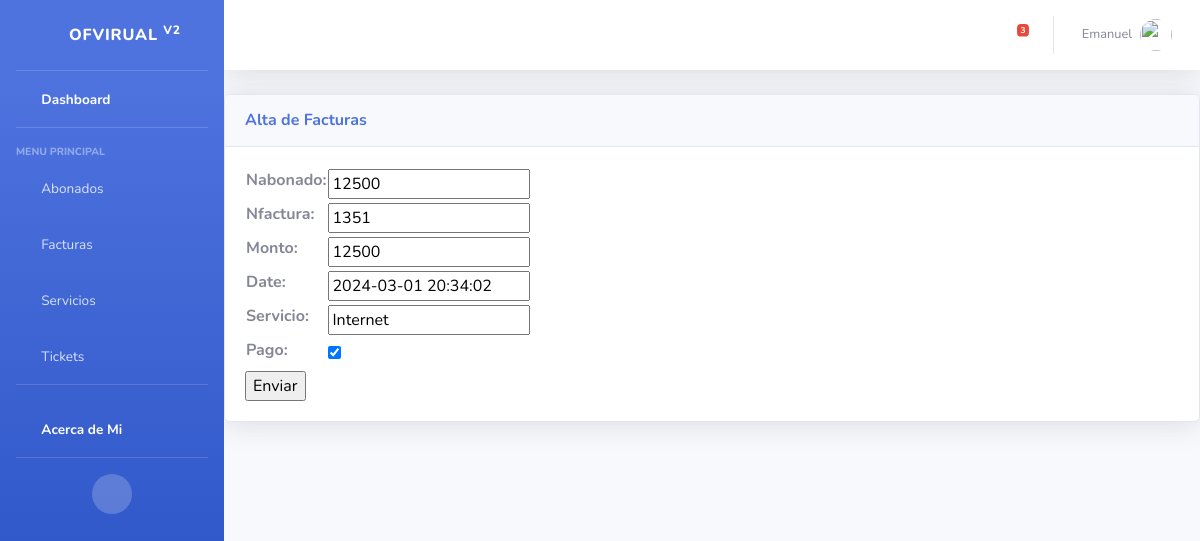
Page /aplicacion/updateFacturas/1/ (signed in) on the committed database.
### aplicacion/models.py (models this page shows, shortened)
class Facturas(models.Model):
    nAbonado = models.IntegerField()
    nFactura = models.IntegerField()
    monto = models.IntegerField()
    date = models.DateTimeField()
    servicio = models.CharField(max_length=50)
    pago = models.BooleanField()

### aplicacion/views.py (the view)
# urls.py: path('updateFacturas/<idFacturas>/', updateFacturas, name="updateFacturas"),
@login_required
def updateFacturas(request, idFacturas):
    facturas = Facturas.objects.get(id=idFacturas)
    if request.method == "POST":
        miForm = AltaFacturas(request.POST)
        if miForm.is_valid():
            facturas.nAbonado = miForm.cleaned_data.get('nAbonado')
            facturas.nFactura = miForm.cleaned_data.get('nFactura')
            facturas.monto = miForm.cleaned_data.get('monto')
            facturas.date = miForm.cleaned_data.get('date')
            facturas.servicio = miForm.cleaned_data.get('servicio')
            facturas.pago = miForm.cleaned_data.get('pago')
            facturas.save()
            return redirect(reverse_lazy('facturas'))
    else:
        miForm = AltaFacturas(initial={
            'nAbonado': facturas.nAbonado,
            'nFactura': facturas.nFactura,
            'monto': facturas.monto,
            'date': facturas.date,
            'servicio': facturas.servicio,
            'pago': facturas.monto,
        })
    return render(request, "aplicacion/altaFacturas.html", {'form': miForm})

### aplicacion/forms.py
class AltaFacturas(forms.Form):
    nAbonado = forms.IntegerField()
    nFactura = forms.IntegerField()
    monto = forms.IntegerField()
    date = forms.DateTimeField()
    servicio = forms.CharField(max_length=50)
    pago = forms.BooleanField(required=False)

### aplicacion/templates/aplicacion/altaFacturas.html (shortened to what this page needs)
{% extends 'aplicacion/home.html' %}
{% block contenido %}
<div class="services-table-container">
    <div class="card shadow mb-4">
        <div class="card-header py-3">
            <h6 class="m-0 font-weight-bold text-primary">Alta de Facturas</h6>
        </div>
        <div class="card-body">
<div class="search-form-container">
    <form action="" method="post">
        <table>
            {{ form.as_table }}
        </table>
        <input type="submit" value="Enviar">
    </form>
</div>
</div>
{% endblock contenido %}

### aplicacion/templates/aplicacion/home.html (shortened to what this page needs)
<!DOCTYPE html>
<html lang="es">
<head>
    {% load static %}
    <link href="{% static 'vendor/fontawesome-free/css/all.min.css' %}" rel="stylesheet" type="text/css">
    <link href="{% static 'css/sb-admin-2.min.css' %}" rel="stylesheet">
</head>
<body id="page-top">
    <div id="wrapper">
        <ul class="navbar-nav bg-gradient-primary sidebar sidebar-dark accordion" id="accordionSidebar">
            <a class="sidebar-brand d-flex align-items-center justify-content-center">
                <div class="sidebar-brand-icon rotate-n-15">
                    <i class="fas fa-laugh-wink"></i>
                </div>
                <div class="sidebar-brand-text mx-3">OfVirual <sup>v2</sup></div>
            </a>
            {% if user.is_authenticated %}
            <hr class="sidebar-divider my-0">
            <li class="nav-item active">
                <a class="nav-link" href="{% url 'home' %}">
                    <i class="fas fa-fw fa-tachometer-alt"></i>
                    <span>Dashboard</span></a>
            </li>
            <hr class="sidebar-divider">
            <div class="sidebar-heading">
                Menu Principal
            </div>
            <li class="nav-item">
                <a class="nav-link collapsed" href="#" data-toggle="collapse" data-target="#collapsePages"
                    aria-expanded="true" aria-controls="collapsePages">
                    <i class="fas fa-fw fa-users"></i>
                    <span>Abonados</span>
                </a>
            </li>
            <li class="nav-item">
                <a class="nav-link collapsed" href="#" data-toggle="collapse" data-target="#collapseTwo"
                    aria-expanded="true" aria-controls="collapseTwo">
                    <i class="fas fa-fw fa-bars"></i>
                    <span>Facturas</span>
                </a>
            </li>
            <li class="nav-item">
                <a class="nav-link collapsed" href="#" data-toggle="collapse" data-target="#collapseUtilities"
                    aria-expanded="true" aria-controls="collapseUtilities">
                    <i class="fas fa-fw fa-desktop"></i>
                    <span>Servicios</span>
                </a>
            </li>
            <li class="nav-item">
                <a class="nav-link collapsed" href="#" data-toggle="collapse" data-target="#collapseTicket"
                    aria-expanded="true" aria-controls="collapseTicket">
                    <i class="fas fa-fw fa-wrench"></i>
                    <span>Tickets</span>
                </a>
            </li>
            <hr class="sidebar-divider">
            <li class="nav-item active">
                <a class="nav-link" href="{% url 'acerca' %}">
                <i class="fas fa-fw fa-male"></i>
                <span>Acerca de Mi</span></a>
            </li>
            {% endif %}
            <hr class="sidebar-divider d-none d-md-block">
            <div class="text-center d-none d-md-inline">
                <button class="rounded-circle border-0" id="sidebarToggle"></button>
            </div>
        </ul>
        <div id="content-wrapper" class="d-flex flex-column">
            <div id="content">
                <nav class="navbar navbar-expand navbar-light bg-white topbar mb-4 static-top shadow">
                    <ul class="navbar-nav ml-auto">
                        <li class="nav-item dropdown no-arrow mx-1">
                            <a class="nav-link dropdown-toggle" href="#" id="alertsDropdown" role="button"
                                data-toggle="dropdown" aria-haspopup="true" aria-expanded="false">
                                <i class="fas fa-bell fa-fw"></i>
                                <span class="badge badge-danger badge-counter">3</span>
                            </a>
                        </li>
                        <li class="nav-item dropdown no-arrow">
                            <a class="nav-link dropdown-toggle" href="#" id="userDropdown" role="button"
                                data-toggle="dropdown" aria-haspopup="true" aria-expanded="false">
                                <span class="mr-2 d-none d-lg-inline text-gray-600 small">{{user.username}}</span>
                                <img class="img-profile rounded-circle"
                                    src="{{ request.session.avatar }}" >
                            </a>
                        </li>
                    </ul>
                </nav>
        {% block contenido%}{% endblock contenido%}
    </div>
</body>
</html>

### rows in the picture
Facturas: nAbonado "12500", nFactura "1351", monto "12500", date "2024-03-01 20:34:02", servicio "Internet", pago "☑"

### other values in the picture
{{ user.username }} "Emanuel"
